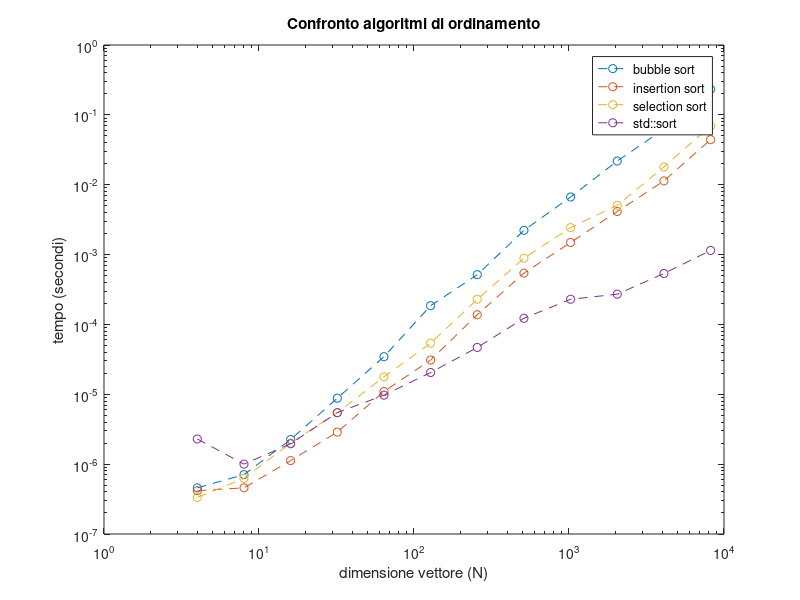

Source code (MATLAB):
%%realizzazione dei grafici
d = [4; 8; 16; 32; 64; 128; 256; 512; 1024; 2048; 4096; 8192];
y_bubble = [4.58e-07; 7.08e-07; 2.25e-06; 8.792e-06; 3.4542e-05; 0.000185542; 0.000515166; 0.00222046; 0.00667708; 0.0218287; 0.0623628; 0.231794];
y_inser = [4.17e-07; 4.58e-07; 1.125e-06; 2.875e-06; 1.0958e-05; 3.0917e-05; 0.000137625; 0.000542583; 0.00148908; 0.00413771; 0.0113358; 0.0441757];
y_select = [3.34e-07; 6.25e-07; 2e-06; 5.458e-06; 1.7792e-05; 5.3958e-05; 0.000228792; 0.000886542; 0.00243296; 0.00507096; 0.0179765; 0.0694559];
y_sort = [2.292e-06; 1e-06; 1.959e-06; 5.459e-06; 9.708e-06; 2.05e-05; 4.6833e-05; 0.000122458; 0.000229292; 0.000271; 0.000536083; 0.00114533];
figure
loglog(d, y_bubble, "--o")
hold on
loglog(d, y_inser,  "--o")
loglog(d, y_select, "--o")
loglog(d, y_sort, "--o")
legend("bubble sort", "insertion sort", "selection sort", "std::sort")
xlabel('dimensione vettore (N)');
ylabel('tempo (secondi)');
title('Confronto algoritmi di ordinamento');
